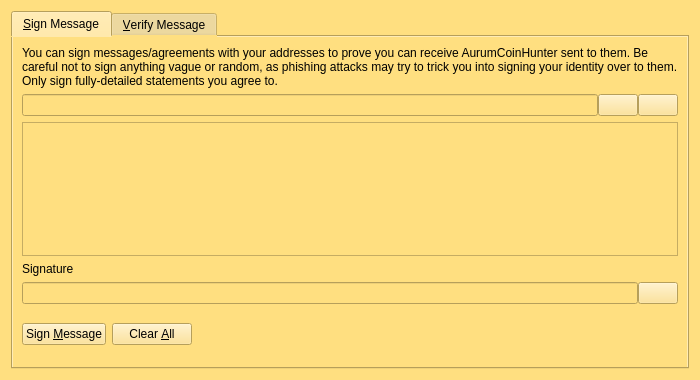
<?xml version="1.0" encoding="UTF-8"?>
<ui version="4.0">
 <class>SignVerifyMessageDialog</class>
 <widget class="QDialog" name="SignVerifyMessageDialog">
  <property name="geometry">
   <rect>
    <x>0</x>
    <y>0</y>
    <width>700</width>
    <height>380</height>
   </rect>
  </property>
  <property name="windowTitle">
   <string>Signatures - Sign / Verify a Message</string>
  </property>
  <property name="styleSheet">
   <string notr="true">background-color: rgb(255, 223, 128);</string>
  </property>
  <property name="modal">
   <bool>true</bool>
  </property>
  <layout class="QVBoxLayout" name="verticalLayout">
   <item>
    <widget class="QTabWidget" name="tabWidget">
     <property name="currentIndex">
      <number>0</number>
     </property>
     <widget class="QWidget" name="tabSignMessage">
      <attribute name="title">
       <string>&amp;Sign Message</string>
      </attribute>
      <layout class="QVBoxLayout" name="verticalLayout_SM">
       <item>
        <widget class="QLabel" name="infoLabel_SM">
         <property name="text">
          <string>You can sign messages/agreements with your addresses to prove you can receive AurumCoinHunter sent to them. Be careful not to sign anything vague or random, as phishing attacks may try to trick you into signing your identity over to them. Only sign fully-detailed statements you agree to.</string>
         </property>
         <property name="textFormat">
          <enum>Qt::PlainText</enum>
         </property>
         <property name="wordWrap">
          <bool>true</bool>
         </property>
        </widget>
       </item>
       <item>
        <layout class="QHBoxLayout" name="horizontalLayout_1_SM">
         <property name="spacing">
          <number>0</number>
         </property>
         <item>
          <widget class="QValidatedLineEdit" name="addressIn_SM">
           <property name="toolTip">
            <string>The AurumCoinHunter address to sign the message with</string>
           </property>
          </widget>
         </item>
         <item>
          <widget class="QPushButton" name="addressBookButton_SM">
           <property name="toolTip">
            <string>Choose previously used address</string>
           </property>
           <property name="text">
            <string/>
           </property>
           <property name="shortcut">
            <string>Alt+A</string>
           </property>
           <property name="autoDefault">
            <bool>false</bool>
           </property>
          </widget>
         </item>
         <item>
          <widget class="QPushButton" name="pasteButton_SM">
           <property name="toolTip">
            <string>Paste address from clipboard</string>
           </property>
           <property name="text">
            <string/>
           </property>
           <property name="shortcut">
            <string>Alt+P</string>
           </property>
           <property name="autoDefault">
            <bool>false</bool>
           </property>
          </widget>
         </item>
        </layout>
       </item>
       <item>
        <widget class="QPlainTextEdit" name="messageIn_SM">
         <property name="toolTip">
          <string>Enter the message you want to sign here</string>
         </property>
        </widget>
       </item>
       <item>
        <widget class="QLabel" name="signatureLabel_SM">
         <property name="text">
          <string>Signature</string>
         </property>
         <property name="textFormat">
          <enum>Qt::PlainText</enum>
         </property>
        </widget>
       </item>
       <item>
        <layout class="QHBoxLayout" name="horizontalLayout_2_SM">
         <property name="spacing">
          <number>0</number>
         </property>
         <item>
          <widget class="QLineEdit" name="signatureOut_SM">
           <property name="font">
            <font>
             <italic>true</italic>
            </font>
           </property>
           <property name="readOnly">
            <bool>true</bool>
           </property>
          </widget>
         </item>
         <item>
          <widget class="QPushButton" name="copySignatureButton_SM">
           <property name="toolTip">
            <string>Copy the current signature to the system clipboard</string>
           </property>
           <property name="text">
            <string/>
           </property>
           <property name="autoDefault">
            <bool>false</bool>
           </property>
          </widget>
         </item>
        </layout>
       </item>
       <item>
        <layout class="QHBoxLayout" name="horizontalLayout_3_SM">
         <item>
          <widget class="QPushButton" name="signMessageButton_SM">
           <property name="toolTip">
            <string>Sign the message to prove you own this AurumCoinHunter address</string>
           </property>
           <property name="text">
            <string>Sign &amp;Message</string>
           </property>
           <property name="autoDefault">
            <bool>false</bool>
           </property>
          </widget>
         </item>
         <item>
          <widget class="QPushButton" name="clearButton_SM">
           <property name="toolTip">
            <string>Reset all sign message fields</string>
           </property>
           <property name="text">
            <string>Clear &amp;All</string>
           </property>
           <property name="autoDefault">
            <bool>false</bool>
           </property>
          </widget>
         </item>
         <item>
          <spacer name="horizontalSpacer_1_SM">
           <property name="orientation">
            <enum>Qt::Horizontal</enum>
           </property>
           <property name="sizeHint" stdset="0">
            <size>
             <width>40</width>
             <height>48</height>
            </size>
           </property>
          </spacer>
         </item>
         <item>
          <widget class="QLabel" name="statusLabel_SM">
           <property name="font">
            <font>
             <weight>75</weight>
             <bold>true</bold>
            </font>
           </property>
           <property name="text">
            <string/>
           </property>
           <property name="wordWrap">
            <bool>true</bool>
           </property>
          </widget>
         </item>
         <item>
          <spacer name="horizontalSpacer_2_SM">
           <property name="orientation">
            <enum>Qt::Horizontal</enum>
           </property>
           <property name="sizeHint" stdset="0">
            <size>
             <width>40</width>
             <height>48</height>
            </size>
           </property>
          </spacer>
         </item>
        </layout>
       </item>
      </layout>
     </widget>
     <widget class="QWidget" name="tabVerifyMessage">
      <attribute name="title">
       <string>&amp;Verify Message</string>
      </attribute>
      <layout class="QVBoxLayout" name="verticalLayout_VM">
       <item>
        <widget class="QLabel" name="infoLabel_VM">
         <property name="text">
          <string>Enter the receiver's address, message (ensure you copy line breaks, spaces, tabs, etc. exactly) and signature below to verify the message. Be careful not to read more into the signature than what is in the signed message itself, to avoid being tricked by a man-in-the-middle attack. Note that this only proves the signing party receives with the address, it cannot prove sendership of any transaction!</string>
         </property>
         <property name="textFormat">
          <enum>Qt::PlainText</enum>
         </property>
         <property name="alignment">
          <set>Qt::AlignLeading|Qt::AlignLeft|Qt::AlignTop</set>
         </property>
         <property name="wordWrap">
          <bool>true</bool>
         </property>
        </widget>
       </item>
       <item>
        <layout class="QHBoxLayout" name="horizontalLayout_1_VM">
         <property name="spacing">
          <number>0</number>
         </property>
         <item>
          <widget class="QValidatedLineEdit" name="addressIn_VM">
           <property name="toolTip">
            <string>The AurumCoinHunter address the message was signed with</string>
           </property>
          </widget>
         </item>
         <item>
          <widget class="QPushButton" name="addressBookButton_VM">
           <property name="toolTip">
            <string>Choose previously used address</string>
           </property>
           <property name="text">
            <string/>
           </property>
           <property name="shortcut">
            <string>Alt+A</string>
           </property>
           <property name="autoDefault">
            <bool>false</bool>
           </property>
          </widget>
         </item>
        </layout>
       </item>
       <item>
        <widget class="QPlainTextEdit" name="messageIn_VM"/>
       </item>
       <item>
        <widget class="QValidatedLineEdit" name="signatureIn_VM"/>
       </item>
       <item>
        <layout class="QHBoxLayout" name="horizontalLayout_2_VM">
         <item>
          <widget class="QPushButton" name="verifyMessageButton_VM">
           <property name="toolTip">
            <string>Verify the message to ensure it was signed with the specified AurumCoinHunter address</string>
           </property>
           <property name="text">
            <string>Verify &amp;Message</string>
           </property>
           <property name="autoDefault">
            <bool>false</bool>
           </property>
          </widget>
         </item>
         <item>
          <widget class="QPushButton" name="clearButton_VM">
           <property name="toolTip">
            <string>Reset all verify message fields</string>
           </property>
           <property name="text">
            <string>Clear &amp;All</string>
           </property>
           <property name="autoDefault">
            <bool>false</bool>
           </property>
          </widget>
         </item>
         <item>
          <spacer name="horizontalSpacer_1_VM">
           <property name="orientation">
            <enum>Qt::Horizontal</enum>
           </property>
           <property name="sizeHint" stdset="0">
            <size>
             <width>40</width>
             <height>48</height>
            </size>
           </property>
          </spacer>
         </item>
         <item>
          <widget class="QLabel" name="statusLabel_VM">
           <property name="font">
            <font>
             <weight>75</weight>
             <bold>true</bold>
            </font>
           </property>
           <property name="text">
            <string/>
           </property>
           <property name="wordWrap">
            <bool>true</bool>
           </property>
          </widget>
         </item>
         <item>
          <spacer name="horizontalSpacer_2_VM">
           <property name="orientation">
            <enum>Qt::Horizontal</enum>
           </property>
           <property name="sizeHint" stdset="0">
            <size>
             <width>40</width>
             <height>48</height>
            </size>
           </property>
          </spacer>
         </item>
        </layout>
       </item>
      </layout>
     </widget>
    </widget>
   </item>
  </layout>
 </widget>
 <customwidgets>
  <customwidget>
   <class>QValidatedLineEdit</class>
   <extends>QLineEdit</extends>
   <header>qvalidatedlineedit.h</header>
  </customwidget>
 </customwidgets>
 <resources>
  <include location="../aurumcoinhunter.qrc"/>
 </resources>
 <connections/>
</ui>
